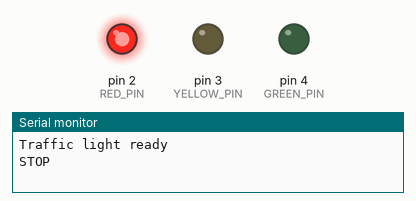
The sketch below on a simulated Arduino Uno, built with avr-gcc and run on an emulated ATmega328P. On the bench: output pins drawn as LEDs (lit = HIGH), the last lines printed to the serial monitor.

Above: at 2.0 s.
At 4.7 s:
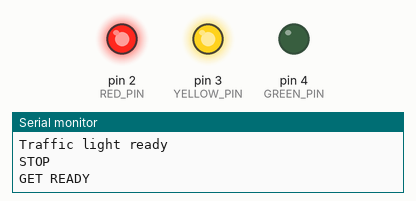
At 7.5 s:
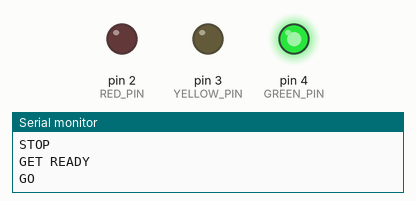
At 10.2 s:
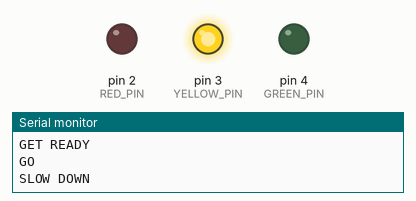
Timing chart, 0 to 14.3 s (numbered marks = the images above):
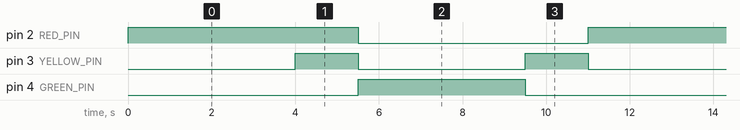

Measured:
- by itself, pin 2 (RED_PIN): alternates HIGH for 5.5 s and LOW for 5.5 s
- by itself, pin 3 (YELLOW_PIN): alternates HIGH for 1.5 s and LOW for 4.0 s
- by itself, pin 4 (GREEN_PIN): alternates HIGH for 4.0 s and LOW for 7.0 s

The sketch:

p02_traffic_light.ino
```cpp
// Project 2: Traffic light
// Three LEDs, each with its own 220 ohm resistor: red on D2, yellow on D3, green on D4.
//
// No resistors yet? Change the next line to 0. The light on the board
// will do the job of all three: steady = stop, fast blink = get ready, slow blink = go.

#define HAVE_RESISTORS 1

const int RED_PIN = 2;
const int YELLOW_PIN = 3;
const int GREEN_PIN = 4;

const int STOP_TIME = 4000;     // milliseconds
const int READY_TIME = 1500;
const int GO_TIME = 4000;

#if HAVE_RESISTORS
void lights(bool r, bool y, bool g) {
  digitalWrite(RED_PIN, r);
  digitalWrite(YELLOW_PIN, y);
  digitalWrite(GREEN_PIN, g);
}
#else
// One light only: show the state with a blink pattern.
void blinkFor(int total, int period) {
  unsigned long start = millis();
  while (millis() - start < (unsigned long)total) {
    digitalWrite(LED_BUILTIN, HIGH);
    delay(period / 2);
    digitalWrite(LED_BUILTIN, LOW);
    delay(period / 2);
  }
}
#endif

void setup() {
  Serial.begin(9600);
#if HAVE_RESISTORS
  pinMode(RED_PIN, OUTPUT);
  pinMode(YELLOW_PIN, OUTPUT);
  pinMode(GREEN_PIN, OUTPUT);
#else
  pinMode(LED_BUILTIN, OUTPUT);
#endif
  Serial.println("Traffic light ready");
}

void loop() {
#if HAVE_RESISTORS
  Serial.println("STOP");
  lights(true, false, false);
  delay(STOP_TIME);

  Serial.println("GET READY");
  lights(true, true, false);
  delay(READY_TIME);

  Serial.println("GO");
  lights(false, false, true);
  delay(GO_TIME);

  Serial.println("SLOW DOWN");
  lights(false, true, false);
  delay(READY_TIME);
#else
  Serial.println("STOP (steady light)");
  digitalWrite(LED_BUILTIN, HIGH);
  delay(STOP_TIME);

  Serial.println("GET READY (fast blink)");
  blinkFor(READY_TIME, 200);

  Serial.println("GO (slow blink)");
  blinkFor(GO_TIME, 1000);
#endif
}
```
